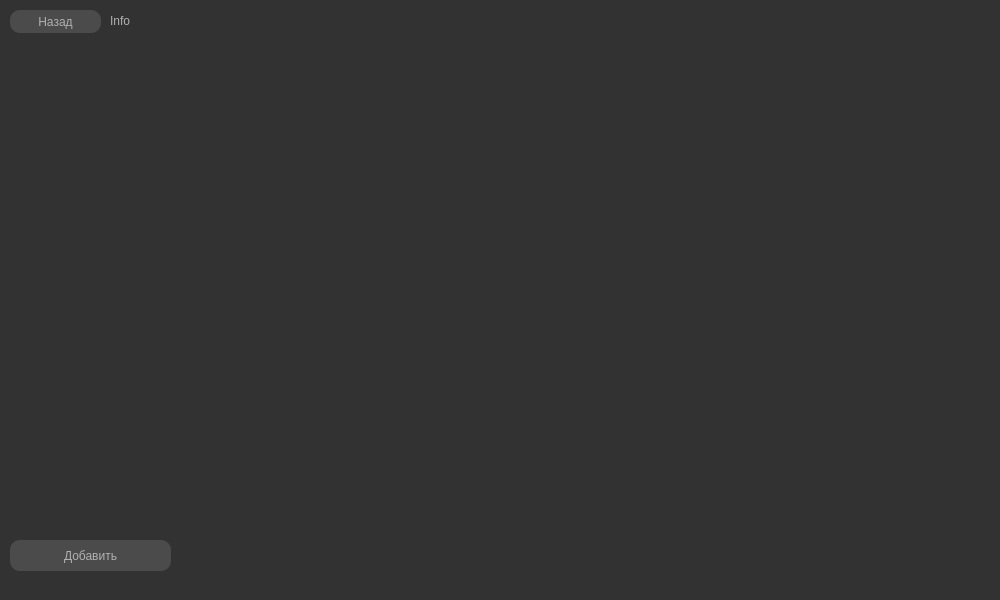
<?xml version="1.0" encoding="UTF-8"?>
<ui version="4.0">
 <class>PassengersForm</class>
 <widget class="QMainWindow" name="PassengersForm">
  <property name="geometry">
   <rect>
    <x>0</x>
    <y>0</y>
    <width>1000</width>
    <height>600</height>
   </rect>
  </property>
  <property name="windowTitle">
   <string>Менеджер поездов</string>
  </property>
  <property name="styleSheet">
   <string notr="true">font: 12pt &quot;Times New Roman&quot;;
background-color: rgb(50, 50, 50);
color: #b1b1b1;
</string>
  </property>
  <widget class="QWidget" name="centralwidget">
   <widget class="QTableWidget" name="tableWidget">
    <property name="geometry">
     <rect>
      <x>10</x>
      <y>40</y>
      <width>981</width>
      <height>491</height>
     </rect>
    </property>
    <property name="frameShape">
     <enum>QFrame::NoFrame</enum>
    </property>
    <attribute name="horizontalHeaderMinimumSectionSize">
     <number>1</number>
    </attribute>
    <attribute name="verticalHeaderDefaultSectionSize">
     <number>40</number>
    </attribute>
   </widget>
   <widget class="QLabel" name="info">
    <property name="geometry">
     <rect>
      <x>110</x>
      <y>10</y>
      <width>881</width>
      <height>21</height>
     </rect>
    </property>
    <property name="text">
     <string>Info</string>
    </property>
   </widget>
   <widget class="QPushButton" name="btnAdd">
    <property name="geometry">
     <rect>
      <x>10</x>
      <y>540</y>
      <width>161</width>
      <height>31</height>
     </rect>
    </property>
    <property name="styleSheet">
     <string notr="true">QPushButton{
	background-color: rgb(75, 75, 75);
	border-radius: 10px;
}
QPushButton:hover {
     background-color: rgb(80,80, 80);
}
QPushButton:pressed {
    background-color: rgb(120,120,120);
}
</string>
    </property>
    <property name="text">
     <string>Добавить</string>
    </property>
   </widget>
   <widget class="QPushButton" name="btnBack">
    <property name="geometry">
     <rect>
      <x>10</x>
      <y>10</y>
      <width>91</width>
      <height>23</height>
     </rect>
    </property>
    <property name="styleSheet">
     <string notr="true">QPushButton{
	background-color: rgb(75, 75, 75);
	border-radius: 10px;
}
QPushButton:hover {
     background-color: rgb(80,80, 80);
}
QPushButton:pressed {
    background-color: rgb(120,120,120);
}
</string>
    </property>
    <property name="text">
     <string>Назад</string>
    </property>
   </widget>
  </widget>
  <widget class="QStatusBar" name="statusbar"/>
 </widget>
 <resources/>
 <connections/>
</ui>
